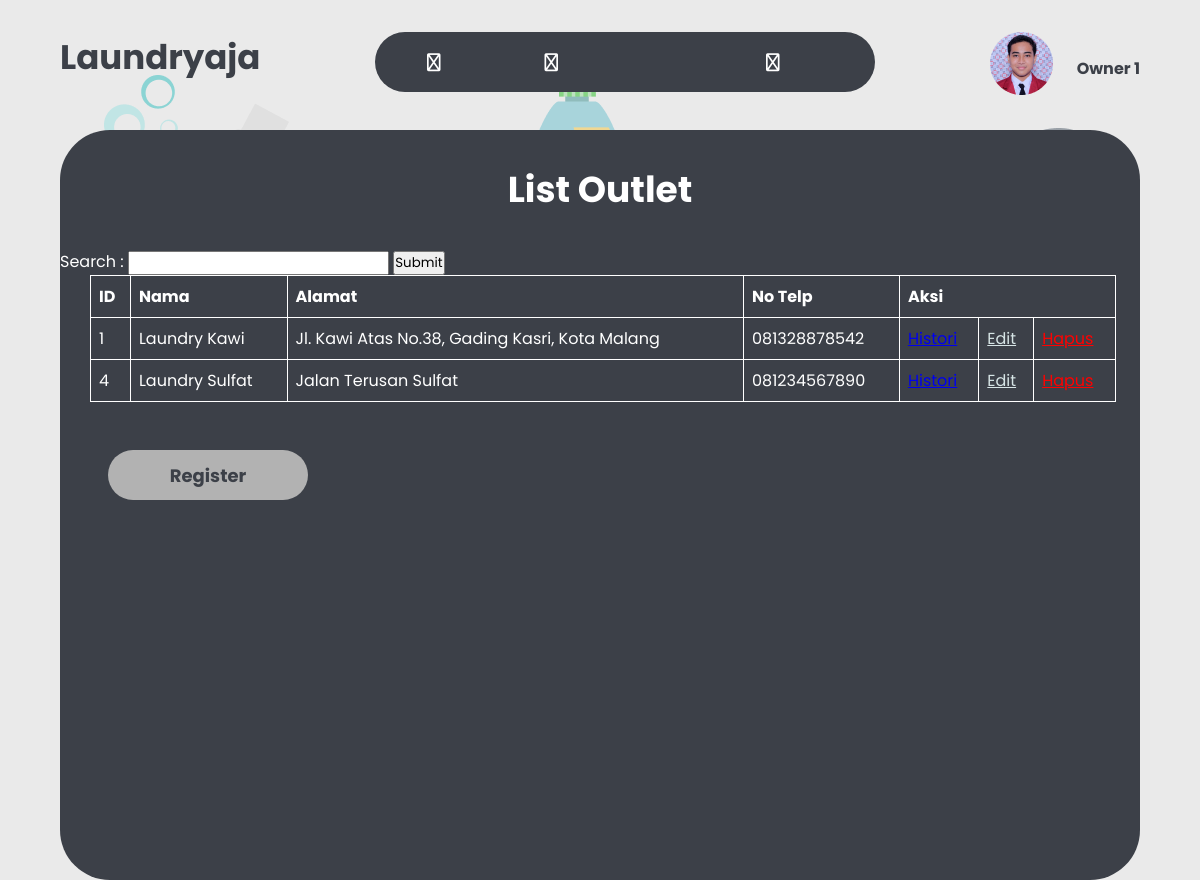
The page /owner/tampil_outlet.php (signed in) on the database its author committed.
### tables this page shows
CREATE TABLE `outlet` (
  `id_outlet` int(11) NOT NULL,
  `nama` varchar(100) NOT NULL,
  `alamat` text NOT NULL,
  `tlp` varchar(15) NOT NULL,
  `id_owner` int(11) NOT NULL
);

### owner/tampil_outlet.php (the view, shortened to what this page needs)
<?php
    include 'navbar.php';
    $id = @$_SESSION['id'];
?>
<!DOCTYPE html>
<html lang="en">
<head>
    <link rel="stylesheet" href="../assets/css/style-outlet-owner3.css">
</head>
<body>
    <div class="container">
        <div class="report">
            <div class="report-wrapper">
                <div class="report-card">
                    <div class="report-desc">
                        <h3>List Outlet</h3>
                    </div>
                    <form action="tampil_outlet.php" method="post">
                        <label for="gsearch">Search :</label>
                        <input type="search" id="gsearch" name="cari">
                        <input type="submit">
                    </form>
                    <table>
                        <thead>
                            <tr>
                                <th>ID</th>
                                <th>Nama</th>
                                <th>Alamat</th>
                                <th>No Telp</th>
                                <th colspan="3">Aksi</th>
                            </tr>
                        </thead>
                        <tbody>
                        <?php
                        include "../koneksi.php";
                        if(isset($_POST['cari'])){
                            $cari = $_POST['cari'];
                            $qry_outlet=mysqli_query($conn, "select * from outlet where id_outlet = '$cari' or nama like '%$cari%' or alamat like '%$cari%' or tlp like '%$cari%' ");
                        }
                        else{
                            $qry_outlet = mysqli_query($conn, "select * from outlet where id_owner = '$id'");
                        }
                            while ($data_outlet = mysqli_fetch_array($qry_outlet)) {
                            $hapus = "<a href='hapus_outlet.php?id=$data_outlet[id_outlet]' style='color:red' onclick='return confirm(Apakah anda yakin menghapus data ini?)' >Hapus</a>";
                            $edit = "<a href='ubah_outlet.php?id=$data_outlet[id_outlet]' style='color:#D6E4E5' >Edit</a>";
                            $histori = "<a href='histori_outlet.php?id=$data_outlet[id_outlet] '>Histori</a>";
                        ?>
                            <tr>
                                <td><?= $data_outlet['id_outlet'] ?></td>
                                <td><?= $data_outlet['nama'] ?></td>
                                <td><?= $data_outlet['alamat'] ?></td>
                                <td><?= $data_outlet['tlp'] ?></td>
                                <td><?= $histori ?></td>
                                <td><?= $edit ?></td>
                                <td><?= $hapus ?></td>
                            </tr>
                            <?php
                                }
                            ?>
                        </tbody>
                      </table>
                    <div class="register">
                        <a href="tambah_outlet.php"><button>Register</button></a>
                    </div>
                </div>
            </div>
        </div>
    </div>
</body>
</html>

### assets/css/style-navbar-owner.css (style rules this page uses)
* { margin: 0; padding: 0; box-sizing: border-box; font-family: 'poppins'; }
.container { width: 90%; margin: 0 auto; }
body { background-image: url(../img/Login.png); }

### assets/css/style-outlet-owner3.css (style rules this page uses)
* { margin: 0; padding: 0; box-sizing: border-box; font-family: 'poppins'; }
.container { width: 90%; margin: 0 auto; }
body { background-image: url(../img/Login.png); }
.report { background-color: #3C4048; color: #fff; width: 100%; height: 750px; border-radius: 50px; }
.report-card { margin-top: 50px; }
.report-desc { display: flex; justify-content: center; }
.report-desc h3 { font-size: 36px; margin: 2rem 0; }
table { margin-left: 30px; font-family: arial, sans-serif; border-collapse: collapse; width: 95%; }
td, th { border: 1px solid white; text-align: left; padding: 8px; }
.register { margin: 3rem 3rem; }
.register button { background-color: #B2B2B2; color: #3C4048; font-size: 18px; font-weight: 700; border: none; border-radius: 25px; width: 200px; height: 50px; margin-bottom: 15px; cursor: pointer; }

### rows shown on the page
outlet: id_outlet "1", nama "Laundry Kawi", alamat "Jl. Kawi Atas No.38, Gading Kasri, Kota Malang", tlp "081328878542"
outlet: id_outlet "4", nama "Laundry Sulfat", alamat "Jalan Terusan Sulfat", tlp "081234567890"

### other values the page prints
$_SESSION['nama'] "Owner 1"
